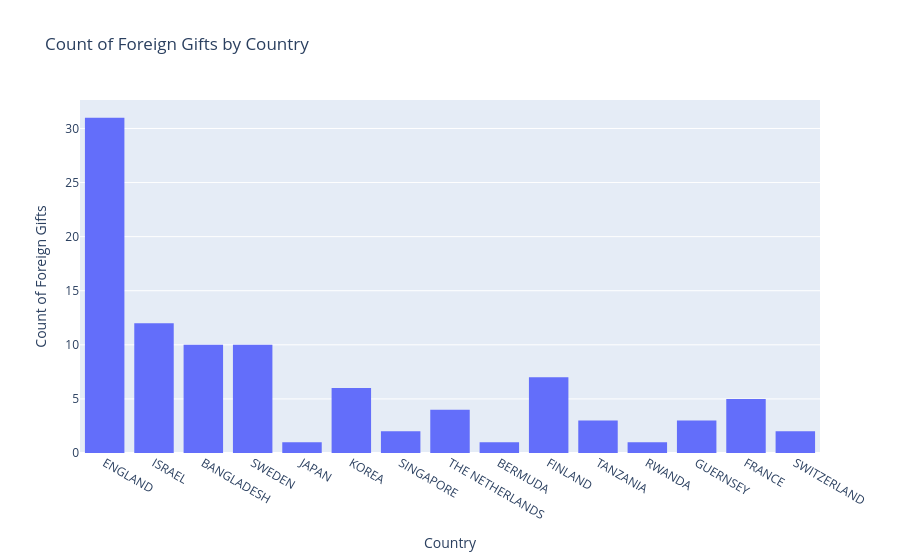
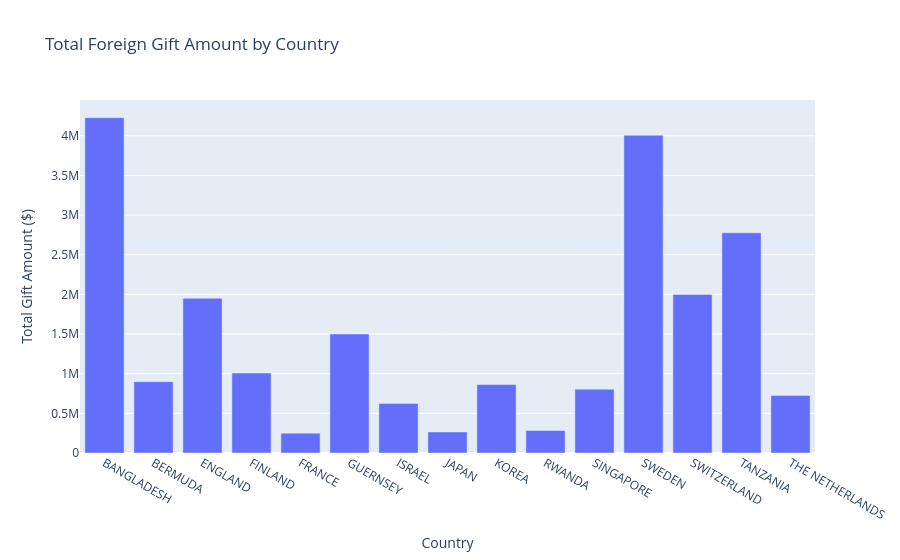

Notebook code cell kept with these figures, in order:
### Markdown cell above
When looking at the distribution of foreign gift amounts to UVA, we see in the graph above that the majority of foreign gifts that UVA recieves are less than $200,000.

### Code cell
#Histogram of country of giftor to UVA
uva_country_hist = px.histogram(uva_df, x='Country of Giftor', 
                                title='Count of Foreign Gifts by Country',
                                labels={'Country of Giftor': 'Country'})
uva_country_hist.update_layout(yaxis_title='Count of Foreign Gifts')

#Bar of gift amount to UVA by country
uva_gift_amount_country = uva_df.groupby('Country of Giftor', as_index=False).sum("Foreign Gift Amount")
uva_gift_amount_bar = px.bar(uva_gift_amount_country, x='Country of Giftor', 
                             y='Foreign Gift Amount', 
                             title='Total Foreign Gift Amount by Country', 
                             labels={'Foreign Gift Amount': 'Total Gift Amount ($)', 'Country of Giftor': 'Country'})

uva_country_hist.show()
uva_gift_amount_bar.show()

### Figure 1 — Plotly figure (JSON) as saved in the notebook; plotly's stock layout.template omitted (floating-point values rounded to 4 significant figures)
{"data": [{"bingroup": "x", "hovertemplate": "Country=%{x}<br>count=%{y}<extra></extra>", "legendgroup": "", "marker": {"color": "#636efa", "pattern": {"shape": ""}}, "name": "", "orientation": "v", "showlegend": false, "type": "histogram", "x": ["ENGLAND", "ISRAEL", "ISRAEL", "ISRAEL", "ISRAEL", "ISRAEL", "ISRAEL", "ISRAEL", "ENGLAND", "ISRAEL", "ISRAEL", "BANGLADESH", "ISRAEL", "ENGLAND", "ENGLAND", "SWEDEN", "SWEDEN", "JAPAN", "KOREA", "KOREA", "ENGLAND", "ENGLAND", "ENGLAND", "SINGAPORE", "BANGLADESH", "KOREA", "BANGLADESH", "BANGLADESH", "BANGLADESH", "BANGLADESH", "THE NETHERLANDS", "ISRAEL", "KOREA", "BANGLADESH", "ENGLAND", "ENGLAND", "ENGLAND", "ENGLAND", "ENGLAND", "SWEDEN", "THE NETHERLANDS", "KOREA", "SWEDEN", "BERMUDA", "KOREA", "SWEDEN", "ENGLAND", "SWEDEN", "ISRAEL", "ENGLAND", "FINLAND", "ENGLAND", "ENGLAND", "ENGLAND", "ENGLAND", "FINLAND", "TANZANIA", "FINLAND", "RWANDA", "ENGLAND", "ENGLAND", "GUERNSEY", "FRANCE", "ENGLAND", "BANGLADESH", "FRANCE", "ENGLAND", "FRANCE", "TANZANIA", "ENGLAND", "ENGLAND", "ENGLAND", "ENGLAND", "ENGLAND", "FRANCE", "ENGLAND", "ENGLAND", "BANGLADESH", "ENGLAND", "FRANCE", "ENGLAND", "FINLAND", "FINLAND", "FINLAND", "FINLAND", "SWEDEN", "TANZANIA", "GUERNSEY", "SWEDEN", "SINGAPORE", "SWEDEN", "BANGLADESH", "SWITZERLAND", "SWEDEN", "SWITZERLAND", "GUERNSEY", "THE NETHERLANDS", "THE NETHERLANDS"], "xaxis": "x", "yaxis": "y"}], "layout": {"barmode": "relative", "legend": {"tracegroupgap": 0}, "title": {"text": "Count of Foreign Gifts by Country"}, "xaxis": {"anchor": "y", "domain": [0, 1], "title": {"text": "Country"}}, "yaxis": {"anchor": "x", "domain": [0, 1], "title": {"text": "Count of Foreign Gifts"}}}}

### Figure 2 — Plotly figure (JSON) as saved in the notebook; plotly's stock layout.template omitted (floating-point values rounded to 4 significant figures)
{"data": [{"hovertemplate": "Country=%{x}<br>Total Gift Amount ($)=%{y}<extra></extra>", "legendgroup": "", "marker": {"color": "#636efa", "pattern": {"shape": ""}}, "name": "", "orientation": "v", "showlegend": false, "textposition": "auto", "type": "bar", "x": ["BANGLADESH", "BERMUDA", "ENGLAND", "FINLAND", "FRANCE", "GUERNSEY", "ISRAEL", "JAPAN", "KOREA", "RWANDA", "SINGAPORE", "SWEDEN", "SWITZERLAND", "TANZANIA", "THE NETHERLANDS"], "xaxis": "x", "y": [4228589, 900000, 1950666, 1008384, 250383, 1500000, 623655, 265970, 862787, 284135, 805000, 4007552, 2000000, 2776447, 725670], "yaxis": "y"}], "layout": {"barmode": "relative", "legend": {"tracegroupgap": 0}, "title": {"text": "Total Foreign Gift Amount by Country"}, "xaxis": {"anchor": "y", "domain": [0, 1], "title": {"text": "Country"}}, "yaxis": {"anchor": "x", "domain": [0, 1], "title": {"text": "Total Gift Amount ($)"}}}}
